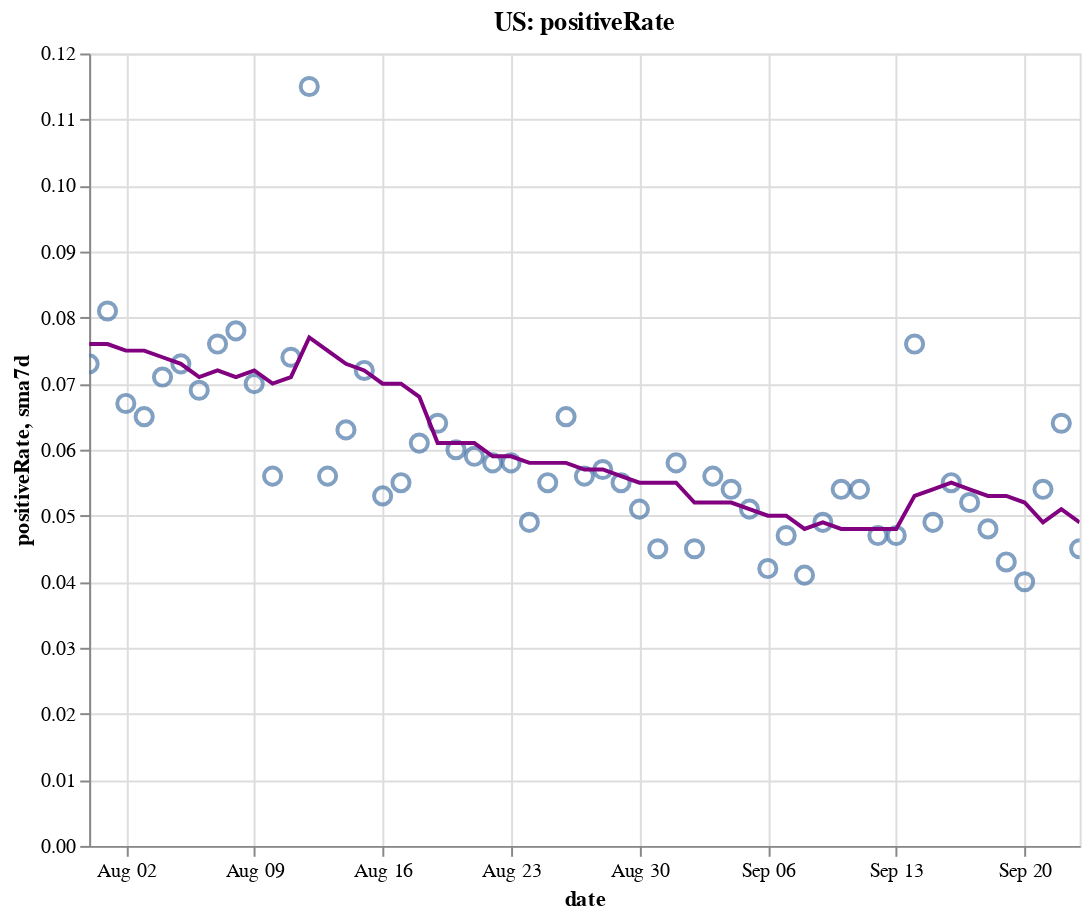

The cell this chart's notebook holds for it:
### Code cell
create_plot(us, 'positiveRate')

### Figure 1 — Vega-Lite specification as saved in the notebook (floating-point values rounded to 4 significant figures)
{"config": {"view": {"continuousWidth": 400, "continuousHeight": 300}}, "layer": [{"layer": [{"mark": {"type": "point", "size": 75}, "encoding": {"tooltip": [{"type": "temporal", "field": "date"}, {"type": "quantitative", "field": "positiveRate"}, {"type": "quantitative", "field": "sma7d"}], "x": {"type": "temporal", "field": "date"}, "y": {"type": "quantitative", "field": "positiveRate"}}, "selection": {"selector004": {"type": "interval", "bind": "scales", "encodings": ["x", "y"]}}}, {"mark": {"type": "line", "color": "purple"}, "encoding": {"x": {"type": "temporal", "field": "date"}, "y": {"type": "quantitative", "field": "sma7d"}}}]}, {"mark": {"type": "rule", "color": "#aaa"}, "encoding": {"x": {"type": "temporal", "field": "date"}}, "transform": [{"filter": {"selection": "selector003"}}]}, {"mark": "circle", "encoding": {"opacity": {"condition": {"value": 1, "selection": "selector003"}, "value": 0}, "tooltip": [{"type": "temporal", "field": "date"}, {"type": "quantitative", "field": "positiveRate"}, {"type": "quantitative", "field": "sma7d"}], "x": {"type": "temporal", "field": "date"}, "y": {"type": "quantitative", "field": "positiveRate"}}, "selection": {"selector003": {"type": "single", "encodings": ["x"], "on": "mouseover", "nearest": true, "empty": "none"}}}, {"mark": {"type": "text", "align": "left", "dx": 5, "dy": -5, "stroke": "white", "strokeWidth": 2}, "encoding": {"text": {"type": "quantitative", "field": "positiveRate"}, "tooltip": [{"type": "temporal", "field": "date"}, {"type": "quantitative", "field": "positiveRate"}, {"type": "quantitative", "field": "sma7d"}], "x": {"type": "temporal", "field": "date"}, "y": {"type": "quantitative", "field": "positiveRate"}}, "transform": [{"filter": {"selection": "selector003"}}]}, {"mark": {"type": "text", "align": "left", "dx": 5, "dy": -5}, "encoding": {"text": {"type": "quantitative", "field": "positiveRate"}, "tooltip": [{"type": "temporal", "field": "date"}, {"type": "quantitative", "field": "positiveRate"}, {"type": "quantitative", "field": "sma7d"}], "x": {"type": "temporal", "field": "date"}, "y": {"type": "quantitative", "field": "positiveRate"}}, "transform": [{"filter": {"selection": "selector003"}}]}], "data": {"name": "data-c9aa6209bc357c13bed121b685fffb82"}, "height": 400, "title": "US: positiveRate", "width": 500, "$schema": "https://vega.github.io/schema/vega-lite/v4.8.1.json", "datasets": {"data-c9aa6209bc357c13bed121b685fffb82": [{"date": "2020-07-31T00:00:00", "totalTestResultsIncrease": 928200.0, "positiveIncrease": 67620.0, "death": 145400.0, "deathIncrease": 1312.0, "positiveRate": 0.073, "state": "US", "sma7d": 0.076}, {"date": "2020-08-01T00:00:00", "totalTestResultsIncrease": 751900.0, "positiveIncrease": 61100.0, "death": 146500.0, "deathIncrease": 1190.0, "positiveRate": 0.081, "state": "US", "sma7d": 0.076}, {"date": "2020-08-02T00:00:00", "totalTestResultsIncrease": 703800.0, "positiveIncrease": 46810.0, "death": 147000.0, "deathIncrease": 498.0, "positiveRate": 0.067, "state": "US", "sma7d": 0.075}, {"date": "2020-08-03T00:00:00", "totalTestResultsIncrease": 765700.0, "positiveIncrease": 49710.0, "death": 147600.0, "deathIncrease": 519.0, "positiveRate": 0.065, "state": "US", "sma7d": 0.075}, {"date": "2020-08-04T00:00:00", "totalTestResultsIncrease": 731100.0, "positiveIncrease": 51870.0, "death": 148800.0, "deathIncrease": 1255.0, "positiveRate": 0.071, "state": "US", "sma7d": 0.074}, {"date": "2020-08-05T00:00:00", "totalTestResultsIncrease": 713700.0, "positiveIncrease": 52320.0, "death": 150200.0, "deathIncrease": 1346.0, "positiveRate": 0.073, "state": "US", "sma7d": 0.073}, {"date": "2020-08-06T00:00:00", "totalTestResultsIncrease": 785300.0, "positiveIncrease": 54190.0, "death": 151400.0, "deathIncrease": 1251.0, "positiveRate": 0.069, "state": "US", "sma7d": 0.071}, {"date": "2020-08-07T00:00:00", "totalTestResultsIncrease": 803600.0, "positiveIncrease": 61340.0, "death": 152700.0, "deathIncrease": 1333.0, "positiveRate": 0.076, "state": "US", "sma7d": 0.072}, {"date": "2020-08-08T00:00:00", "totalTestResultsIncrease": 688700.0, "positiveIncrease": 53710.0, "death": 153800.0, "deathIncrease": 1089.0, "positiveRate": 0.078, "state": "US", "sma7d": 0.071}, {"date": "2020-08-09T00:00:00", "totalTestResultsIncrease": 726200.0, "positiveIncrease": 50630.0, "death": 154500.0, "deathIncrease": 616.0, "positiveRate": 0.07, "state": "US", "sma7d": 0.072}, {"date": "2020-08-10T00:00:00", "totalTestResultsIncrease": 753200.0, "positiveIncrease": 42090.0, "death": 154900.0, "deathIncrease": 426.0, "positiveRate": 0.056, "state": "US", "sma7d": 0.07}, {"date": "2020-08-11T00:00:00", "totalTestResultsIncrease": 756100.0, "positiveIncrease": 55700.0, "death": 156200.0, "deathIncrease": 1326.0, "positiveRate": 0.074, "state": "US", "sma7d": 0.071}, {"date": "2020-08-12T00:00:00", "totalTestResultsIncrease": 487500.0, "positiveIncrease": 56130.0, "death": 157700.0, "deathIncrease": 1519.0, "positiveRate": 0.115, "state": "US", "sma7d": 0.077}, {"date": "2020-08-13T00:00:00", "totalTestResultsIncrease": 925200.0, "positiveIncrease": 51760.0, "death": 158900.0, "deathIncrease": 1163.0, "positiveRate": 0.056, "state": "US", "sma7d": 0.075}, {"date": "2020-08-14T00:00:00", "totalTestResultsIncrease": 885500.0, "positiveIncrease": 55640.0, "death": 160100.0, "deathIncrease": 1216.0, "positiveRate": 0.063, "state": "US", "sma7d": 0.073}, {"date": "2020-08-15T00:00:00", "totalTestResultsIncrease": 779600.0, "positiveIncrease": 56150.0, "death": 161300.0, "deathIncrease": 1221.0, "positiveRate": 0.072, "state": "US", "sma7d": 0.072}, {"date": "2020-08-16T00:00:00", "totalTestResultsIncrease": 808100.0, "positiveIncrease": 42490.0, "death": 161900.0, "deathIncrease": 619.0, "positiveRate": 0.053, "state": "US", "sma7d": 0.07}, {"date": "2020-08-17T00:00:00", "totalTestResultsIncrease": 685800.0, "positiveIncrease": 37880.0, "death": 162400.0, "deathIncrease": 407.0, "positiveRate": 0.055, "state": "US", "sma7d": 0.07}, {"date": "2020-08-18T00:00:00", "totalTestResultsIncrease": 673800.0, "positiveIncrease": 40800.0, "death": 163500.0, "deathIncrease": 1196.0, "positiveRate": 0.061, "state": "US", "sma7d": 0.068}, {"date": "2020-08-19T00:00:00", "totalTestResultsIncrease": 703900.0, "positiveIncrease": 44960.0, "death": 165000.0, "deathIncrease": 1420.0, "positiveRate": 0.064, "state": "US", "sma7d": 0.061}, {"date": "2020-08-20T00:00:00", "totalTestResultsIncrease": 726300.0, "positiveIncrease": 43760.0, "death": 166100.0, "deathIncrease": 1134.0, "positiveRate": 0.06, "state": "US", "sma7d": 0.061}, {"date": "2020-08-21T00:00:00", "totalTestResultsIncrease": 785100.0, "positiveIncrease": 46560.0, "death": 167200.0, "deathIncrease": 1123.0, "positiveRate": 0.059, "state": "US", "sma7d": 0.061}, {"date": "2020-08-22T00:00:00", "totalTestResultsIncrease": 794300.0, "positiveIncrease": 46240.0, "death": 168300.0, "deathIncrease": 1029.0, "positiveRate": 0.058, "state": "US", "sma7d": 0.059}, {"date": "2020-08-23T00:00:00", "totalTestResultsIncrease": 645300.0, "positiveIncrease": 37570.0, "death": 168800.0, "deathIncrease": 572.0, "positiveRate": 0.058, "state": "US", "sma7d": 0.059}, {"date": "2020-08-24T00:00:00", "totalTestResultsIncrease": 713500.0, "positiveIncrease": 34640.0, "death": 169200.0, "deathIncrease": 343.0, "positiveRate": 0.049, "state": "US", "sma7d": 0.058}, {"date": "2020-08-25T00:00:00", "totalTestResultsIncrease": 664000.0, "positiveIncrease": 36380.0, "death": 170300.0, "deathIncrease": 1147.0, "positiveRate": 0.055, "state": "US", "sma7d": 0.058}, {"date": "2020-08-26T00:00:00", "totalTestResultsIncrease": 680600.0, "positiveIncrease": 44050.0, "death": 171600.0, "deathIncrease": 1298.0, "positiveRate": 0.065, "state": "US", "sma7d": 0.058}, {"date": "2020-08-27T00:00:00", "totalTestResultsIncrease": 791600.0, "positiveIncrease": 43980.0, "death": 172700.0, "deathIncrease": 1129.0, "positiveRate": 0.056, "state": "US", "sma7d": 0.057}, {"date": "2020-08-28T00:00:00", "totalTestResultsIncrease": 818700.0, "positiveIncrease": 46550.0, "death": 173800.0, "deathIncrease": 1023.0, "positiveRate": 0.057, "state": "US", "sma7d": 0.057}, {"date": "2020-08-29T00:00:00", "totalTestResultsIncrease": 815400.0, "positiveIncrease": 44500.0, "death": 174800.0, "deathIncrease": 1015.0, "positiveRate": 0.055, "state": "US", "sma7d": 0.056}, {"date": "2020-08-30T00:00:00", "totalTestResultsIncrease": 774300.0, "positiveIncrease": 39500.0, "death": 175300.0, "deathIncrease": 475.0, "positiveRate": 0.051, "state": "US", "sma7d": 0.055}, {"date": "2020-08-31T00:00:00", "totalTestResultsIncrease": 705100.0, "positiveIncrease": 31410.0, "death": 175600.0, "deathIncrease": 366.0, "positiveRate": 0.045, "state": "US", "sma7d": 0.055}, {"date": "2020-09-01T00:00:00", "totalTestResultsIncrease": 732400.0, "positiveIncrease": 42430.0, "death": 176600.0, "deathIncrease": 1027.0, "positiveRate": 0.058, "state": "US", "sma7d": 0.055}, {"date": "2020-09-02T00:00:00", "totalTestResultsIncrease": 683900.0, "positiveIncrease": 30600.0, "death": 177700.0, "deathIncrease": 1032.0, "positiveRate": 0.045, "state": "US", "sma7d": 0.052}, {"date": "2020-09-03T00:00:00", "totalTestResultsIncrease": 798200.0, "positiveIncrease": 44710.0, "death": 178700.0, "deathIncrease": 1070.0, "positiveRate": 0.056, "state": "US", "sma7d": 0.052}, {"date": "2020-09-04T00:00:00", "totalTestResultsIncrease": 949700.0, "positiveIncrease": 51590.0, "death": 179700.0, "deathIncrease": 998.0, "positiveRate": 0.054, "state": "US", "sma7d": 0.052}, {"date": "2020-09-05T00:00:00", "totalTestResultsIncrease": 876600.0, "positiveIncrease": 44900.0, "death": 180700.0, "deathIncrease": 918.0, "positiveRate": 0.051, "state": "US", "sma7d": 0.051}, {"date": "2020-09-06T00:00:00", "totalTestResultsIncrease": 782400.0, "positiveIncrease": 33120.0, "death": 181100.0, "deathIncrease": 449.0, "positiveRate": 0.042, "state": "US", "sma7d": 0.05}, {"date": "2020-09-07T00:00:00", "totalTestResultsIncrease": 615300.0, "positiveIncrease": 28680.0, "death": 181300.0, "deathIncrease": 225.0, "positiveRate": 0.047, "state": "US", "sma7d": 0.05}, {"date": "2020-09-08T00:00:00", "totalTestResultsIncrease": 540000.0, "positiveIncrease": 22220.0, "death": 181700.0, "deathIncrease": 358.0, "positiveRate": 0.041, "state": "US", "sma7d": 0.048}, {"date": "2020-09-09T00:00:00", "totalTestResultsIncrease": 626200.0, "positiveIncrease": 30980.0, "death": 182800.0, "deathIncrease": 1083.0, "positiveRate": 0.049, "state": "US", "sma7d": 0.049}, {"date": "2020-09-10T00:00:00", "totalTestResultsIncrease": 690300.0, "positiveIncrease": 37580.0, "death": 184000.0, "deathIncrease": 1170.0, "positiveRate": 0.054, "state": "US", "sma7d": 0.048}, {"date": "2020-09-11T00:00:00", "totalTestResultsIncrease": 826400.0, "positiveIncrease": 44930.0, "death": 185000.0, "deathIncrease": 1018.0, "positiveRate": 0.054, "state": "US", "sma7d": 0.048}, {"date": "2020-09-12T00:00:00", "totalTestResultsIncrease": 903400.0, "positiveIncrease": 42090.0, "death": 185800.0, "deathIncrease": 810.0, "positiveRate": 0.047, "state": "US", "sma7d": 0.048}, {"date": "2020-09-13T00:00:00", "totalTestResultsIncrease": 726300.0, "positiveIncrease": 34450.0, "death": 186200.0, "deathIncrease": 389.0, "positiveRate": 0.047, "state": "US", "sma7d": 0.048}, {"date": "2020-09-14T00:00:00", "totalTestResultsIncrease": 445800.0, "positiveIncrease": 33860.0, "death": 186600.0, "deathIncrease": 404.0, "positiveRate": 0.076, "state": "US", "sma7d": 0.053}, {"date": "2020-09-15T00:00:00", "totalTestResultsIncrease": 726700.0, "positiveIncrease": 35440.0, "death": 187600.0, "deathIncrease": 1031.0, "positiveRate": 0.049, "state": "US", "sma7d": 0.054}, {"date": "2020-09-16T00:00:00", "totalTestResultsIncrease": 729800.0, "positiveIncrease": 40020.0, "death": 188800.0, "deathIncrease": 1200.0, "positiveRate": 0.055, "state": "US", "sma7d": 0.055}, {"date": "2020-09-17T00:00:00", "totalTestResultsIncrease": 842500.0, "positiveIncrease": 43560.0, "death": 189700.0, "deathIncrease": 863.0, "positiveRate": 0.052, "state": "US", "sma7d": 0.054}, {"date": "2020-09-18T00:00:00", "totalTestResultsIncrease": 986400.0, "positiveIncrease": 47490.0, "death": 190600.0, "deathIncrease": 901.0, "positiveRate": 0.048, "state": "US", "sma7d": 0.053}, {"date": "2020-09-19T00:00:00", "totalTestResultsIncrease": 1066000.0, "positiveIncrease": 45540.0, "death": 191300.0, "deathIncrease": 740.0, "positiveRate": 0.043, "state": "US", "sma7d": 0.053}, {"date": "2020-09-20T00:00:00", "totalTestResultsIncrease": 905400.0, "positiveIncrease": 36300.0, "death": 191600.0, "deathIncrease": 327.0, "positiveRate": 0.04, "state": "US", "sma7d": 0.052}, {"date": "2020-09-21T00:00:00", "totalTestResultsIncrease": 725300.0, "positiveIncrease": 39470.0, "death": 191900.0, "deathIncrease": 287.0, "positiveRate": 0.054, "state": "US", "sma7d": 0.049}, {"date": "2020-09-22T00:00:00", "totalTestResultsIncrease": 769900.0, "positiveIncrease": 49440.0, "death": 192800.0, "deathIncrease": 854.0, "positiveRate": 0.064, "state": "US", "sma7d": 0.051}, {"date": "2020-09-23T00:00:00", "totalTestResultsIncrease": 841000.0, "positiveIncrease": 37970.0, "death": 193900.0, "deathIncrease": 1138.0, "positiveRate": 0.045, "state": "US", "sma7d": 0.049}]}}
